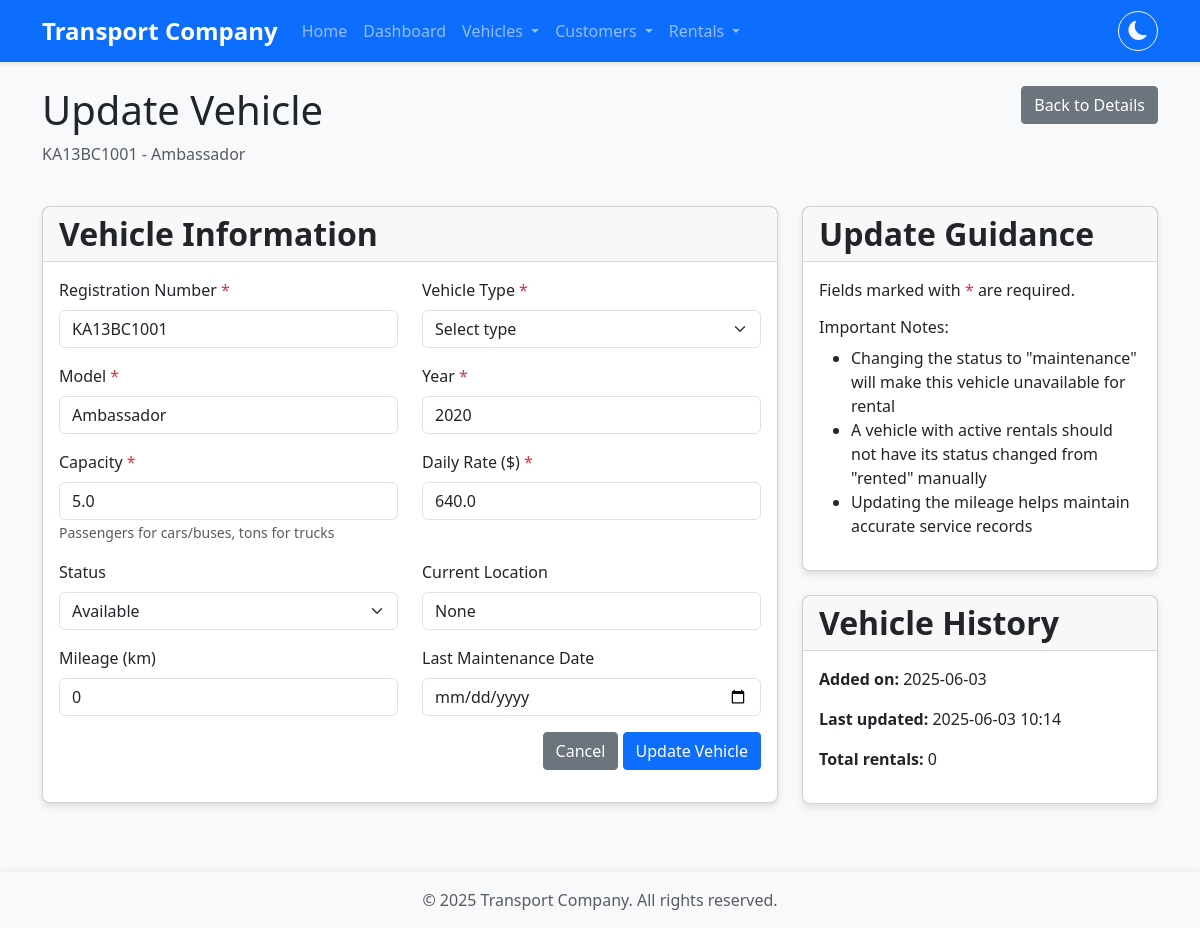
Screenshot of /vehicles/1/update with the database file from the repository.
### app/models/vehicle.py (models this page shows, shortened)
class Vehicle(db.Model):
    __tablename__ = 'vehicles'
    id = db.Column(db.Integer, primary_key=True)
    registration_number = db.Column(db.String(20), unique=True, nullable=False)
    vehicle_type = db.Column(db.String(50), nullable=False)  # car, bus, truck, etc.
    model = db.Column(db.String(100), nullable=False)  # Ambassador, Tata Sumo, Maruti Omni, etc.
    year = db.Column(db.Integer, nullable=False)
    capacity = db.Column(db.Float, nullable=False)  # passenger capacity or cargo capacity in tons
    daily_rate = db.Column(db.Float, nullable=False)  # rental rate per day (legacy)
    hourly_rate = db.Column(db.Float, nullable=False, default=0.0)  # rate per hour
    per_km_rate = db.Column(db.Float, nullable=False, default=0.0)  # rate per kilometer
    has_ac = db.Column(db.Boolean, nullable=False, default=False)  # True for AC, False for Non-AC
    fuel_type = db.Column(db.String(20), nullable=False, default='Petrol')  # Petrol, Diesel, CNG
    transmission = db.Column(db.String(20), nullable=False, default='Manual')  # Manual, Automatic
    status = db.Column(db.String(20), nullable=False, default='available')  # available, rented, maintenance
    location = db.Column(db.String(100), nullable=True)  # current location of the vehicle
    mileage = db.Column(db.Integer, nullable=False, default=0)
    last_maintenance_date = db.Column(db.DateTime, nullable=True)
    minimum_rental_hours = db.Column(db.Integer, nullable=False, default=4)  # minimum 4-hour rental
    night_charge_multiplier = db.Column(db.Float, nullable=False, default=1.25)  # 25% extra for night rentals
    created_at = db.Column(db.DateTime, default=datetime.utcnow)
    updated_at = db.Column(db.DateTime, default=datetime.utcnow, onupdate=datetime.utcnow)
    rentals = db.relationship('Rental', back_populates='vehicle', lazy='dynamic')

### app/routes/vehicle_routes.py (the view, shortened to what this page needs)
@vehicle_bp.route('/<int:id>/update', methods=['GET', 'POST'])
def update_vehicle(id):
    try:
        vehicle = Vehicle.query.get_or_404(id)
        return render_template('vehicles/update.html', vehicle=vehicle, current_year=datetime.now().year)
    except Exception as e:
        log_exception(e, f"Error retrieving vehicle with ID {id} for update")
        flash('Vehicle not found or an error occurred', 'danger')
        return redirect(url_for('vehicle.list_vehicles'))

### app/templates/vehicles/update.html (shortened to what this page needs)
{% extends "base.html" %}
{% block content %}
<div class="row mb-4">
    <div class="col-md-8">
        <h1>Update Vehicle</h1>
        <p class="text-muted">{{ vehicle.registration_number }} - {{ vehicle.model }}</p>
    </div>
    <div class="col-md-4 text-end">
        <a href="{{ url_for('vehicle.view_vehicle', id=vehicle.id) }}" class="btn btn-secondary">
             Back to Details
        </a>
    </div>
</div>
<div class="row">
    <div class="col-lg-8">
        <div class="card">
            <div class="card-header">
                <h5 class="card-title mb-0">Vehicle Information</h5>
            </div>
            <div class="card-body">
                <form action="{{ url_for('vehicle.update_vehicle', id=vehicle.id) }}" method="post" id="vehicle-form">
                    <div class="row mb-3">
                        <div class="col-md-6">
                            <label for="registration_number" class="form-label">Registration Number <span class="text-danger">*</span></label>
                            <input type="text" class="form-control" id="registration_number" name="registration_number" value="{{ vehicle.registration_number }}" required>
                        </div>
                        <div class="col-md-6">
                            <label for="vehicle_type" class="form-label">Vehicle Type <span class="text-danger">*</span></label>
                            <select class="form-select" id="vehicle_type" name="vehicle_type" required>
                                <option value="">Select type</option>
                            </select>
                        </div>
                    </div>
                    <div class="row mb-3">
                        <div class="col-md-6">
                            <label for="model" class="form-label">Model <span class="text-danger">*</span></label>
                            <input type="text" class="form-control" id="model" name="model" value="{{ vehicle.model }}" required>
                        </div>
                        <div class="col-md-6">
                            <label for="year" class="form-label">Year <span class="text-danger">*</span></label>
                            <input type="number" class="form-control" id="year" name="year" value="{{ vehicle.year }}" min="1900" required>
                        </div>
                    </div>
                    <div class="row mb-3">
                        <div class="col-md-6">
                            <label for="capacity" class="form-label">Capacity <span class="text-danger">*</span></label>
                            <input type="number" class="form-control" id="capacity" name="capacity" value="{{ vehicle.capacity }}" step="0.1" min="0" required>
                            <small class="form-text text-muted">Passengers for cars/buses, tons for trucks</small>
                        </div>
                        <div class="col-md-6">
                            <label for="daily_rate" class="form-label">Daily Rate ($) <span class="text-danger">*</span></label>
                            <input type="number" class="form-control" id="daily_rate" name="daily_rate" value="{{ vehicle.daily_rate }}" step="0.01" min="0" required>
                        </div>
                    </div>
                    <div class="row mb-3">
                        <div class="col-md-6">
                            <label for="status" class="form-label">Status</label>
                            <select class="form-select" id="status" name="status">
                                <option value="available" {% if vehicle.status == 'available' %}selected{% endif %}>Available</option>
                            </select>
                        </div>
                        <div class="col-md-6">
                            <label for="location" class="form-label">Current Location</label>
                            <input type="text" class="form-control" id="location" name="location" value="{{ vehicle.location }}">
                        </div>
                    </div>
                    <div class="row mb-3">
                        <div class="col-md-6">
                            <label for="mileage" class="form-label">Mileage (km)</label>
                            <input type="number" class="form-control" id="mileage" name="mileage" value="{{ vehicle.mileage }}" min="0">
                        </div>
                        <div class="col-md-6">
                            <label for="last_maintenance_date" class="form-label">Last Maintenance Date</label>
                            <input type="date" class="form-control" id="last_maintenance_date" name="last_maintenance_date"
                            >
                        </div>
                    </div>
                    <div class="mb-3 text-end">
                        <a href="{{ url_for('vehicle.view_vehicle', id=vehicle.id) }}" class="btn btn-secondary">Cancel</a>
                        <button type="submit" class="btn btn-primary">Update Vehicle</button>
                    </div>
                </form>
            </div>
        </div>
    </div>
    <div class="col-lg-4">
        <div class="card mb-4">
            <div class="card-header">
                <h5 class="card-title mb-0">Update Guidance</h5>
            </div>
            <div class="card-body">
                <p>Fields marked with <span class="text-danger">*</span> are required.</p>
                <h6 class="mt-3">Important Notes:</h6>
                <ul>
                    <li>Changing the status to "maintenance" will make this vehicle unavailable for rental</li>
                    <li>A vehicle with active rentals should not have its status changed from "rented" manually</li>
                    <li>Updating the mileage helps maintain accurate service records</li>
                </ul>
            </div>
        </div>
        <div class="card">
            <div class="card-header">
                <h5 class="card-title mb-0">Vehicle History</h5>
            </div>
            <div class="card-body">
                <p><strong>Added on:</strong> {{ vehicle.created_at.strftime('%Y-%m-%d') }}</p>
                <p><strong>Last updated:</strong> {{ vehicle.updated_at.strftime('%Y-%m-%d %H:%M') }}</p>
                <p><strong>Total rentals:</strong> {{ vehicle.rentals.count() }}</p>
            </div>
        </div>
    </div>
</div>
{% endblock %}

### app/static/css/main.css (style rules this page uses)
body { font-family: 'Segoe UI', Tahoma, Geneva, Verdana, sans-serif; background-color: #f8f9fa; min-height: 100vh; display: flex; flex-direction: column; transition: background-color 0.3s ease, color 0.3s ease; }
.card { border-radius: 8px; box-shadow: 0 4px 6px rgba(0, 0, 0, 0.1); transition: transform 0.3s ease, box-shadow 0.3s ease, background-color 0.3s ease; margin-bottom: 20px; }
.card-header { font-weight: 600; border-bottom: 1px solid rgba(0, 0, 0, 0.125); transition: background-color 0.3s ease, border-color 0.3s ease; }
.card-title { font-size: 2rem; font-weight: 700; margin-bottom: 0.5rem; }
.form-label { font-weight: 500; }
.btn { border-radius: 4px; font-weight: 500; }
.btn-primary { background-color: #0d6efd; }

### rows the page displays
Vehicle: registration_number "KA13BC1001", model "Ambassador", year "2020", capacity "5.0", daily_rate "640.0", status "Available", location "None", mileage "0", created_at "2025-06-03", updated_at "2025-06-03 10:14"

### other values shown
{{ vehicle.rentals.count() }} "0"
